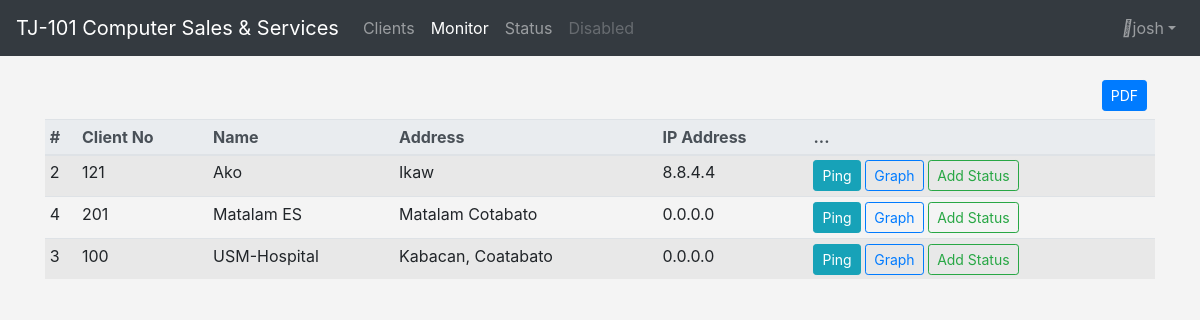
/clients/monitor/ (signed in), run on the app's committed database.
### client/models.py (models this page shows, shortened)
class Client(models.Model):
    client_no       = models.CharField(max_length=50)
    client_name     = models.CharField(max_length=150)
    client_address  = models.CharField(max_length=200)
    client_email    = models.CharField(max_length=100)
    client_registered = models.DateField(auto_now_add=False)
    client_active   = models.BooleanField(default=False)
    client_ip       = models.CharField(default="", max_length=20)
    client_contact  = models.CharField(default="", max_length=50)
    client_contact_person = models.CharField(default="", max_length=100)
    class Meta:
        indexes = [models.Index(fields=['client_name', 'client_no'])]
        ordering = ('client_name', 'client_no')
        verbose_name = 'client'
        verbose_name_plural = 'clients'
    def __str__(self):
        return  self.client_name

### client/views.py (the view)
# urls.py: path('monitor/', views.monitor_client, name='monitor_client'),
def monitor_client(request):
    data = dict()
    clients = Client.objects.all()
    return render(request, 'monitors/monitors.html', {'clients': clients})

### templates/monitors/monitors.html (shortened to what this page needs)
{% extends 'base/base.html' %}
{% block content %}
    {% if user.is_authenticated  %}
        {% include 'base/navbar-monitor.html' %}
        <br>
            <div class="container">
                <div class="row mb-2">
                    <div class="col col-12 float-right">
                        <button type="button" class="btn btn-primary btn-sm js-pdf-client mx-2 float-right">
                            PDF
                        </button>
                    </div>
                </div>
                <div class="table-responsive table-sm table-striped">
                    <table class="table table-hover" id="monitorTable">
                        <thead class="thead-light">
                            <tr>
                                <th>#</th>
                                <th>Client No</th>
                                <th>Name</th>
                                <th>Address</th>
                                <th>IP Address</th>
                                <th>...</th>
                            </tr>
                        </thead>
                        <tbody>
                            {% include 'monitors/partial_monitor_list.html' %}
                        </tbody>
                    </table>
                </div>
            </div>
        {% endif %}
{% endblock content %}

### templates/base/navbar-user.html (shortened to what this page needs)
<ul class="navbar-nav ml-auto ml-md-0">
    <li class="nav-item dropdown">
        <a class="nav-link dropdown-toggle" id="userDropdown" href="#" role="button" data-toggle="dropdown" aria-haspopup="true" aria-expanded="false"><i class="fas fa-user fa-fw"></i>{{user.username}}</a>
    </li>
  </ul>

### templates/monitors/partial_monitor_list.html
{% for client in clients %}
    <tr>
        <td>{{client.pk}}</td>
        <td>{{client.client_no}}</td>
        <td>{{client}}</td>
        <td>{{client.client_address}}</td>
        <td>{{client.client_ip}}</td>
        <td>
            <button type="button"
                class="btn btn-info btn-sm js-ping-client" data-url="{% url 'client:monitor_ping' client.pk %}">
                Ping
            </button>
            <button type="button"
                class="btn btn-outline-primary btn-sm js-graph-client">
                Graph
            </button>
            <button type="button"
                class="btn btn-outline-success btn-sm js-create-status" data-url="{% url 'client:create_status' client.pk %}">
                Add Status
            </button>
        </td>
    </tr>
{% empty %}
    <tr>
        <td colspan="7" class="text-center bg-warning">No Client</td>
    </tr>
{% endfor %}

### static/css/style.css (style rules this page uses)
body { background-color: #f4f4f4; }

### data on the page
Client: pk "2", client_no "121", client_name "Ako", client_address "Ikaw", client_ip "8.8.4.4"
Client: pk "4", client_no "201", client_name "Matalam ES", client_address "Matalam Cotabato", client_ip "0.0.0.0"
Client: pk "3", client_no "100", client_name "USM-Hospital", client_address "Kabacan, Coatabato", client_ip "0.0.0.0"

### other printed values
{{ user.username }} "josh"
